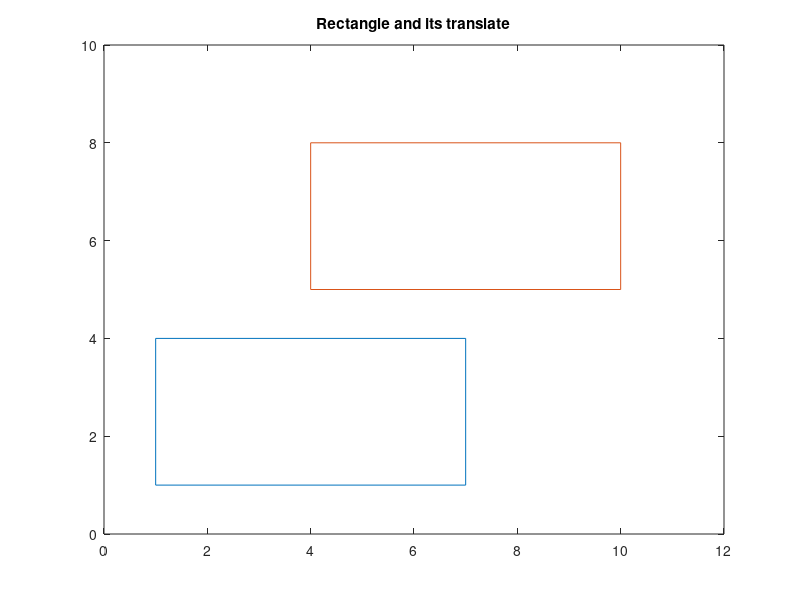

The MATLAB script that drew this image:
%Original rectangle
rectangle=[1 7 7 1 1; 1 1 4 4 1;1 1 1 1 1];

%x and y of original rectangle
x = rectangle(1,:);
y = rectangle(2,:);

%Let dx = 3, dy = 4. Calculate Translation
T = [1 0 3; 0 1 4; 0 0 1] * rectangle;

%Value of x and y of translated image
x1 = T(1,:);
y2 = T(2,:);

%Plot the 2 rectangles
plot(x,y,x1,y2)

%Grid measurements
axis([0 12 0 10]);

%Figure's title
title('Rectangle and its translate')